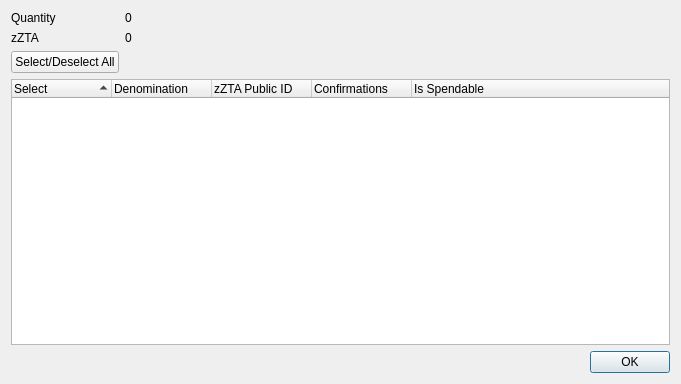
<?xml version="1.0" encoding="UTF-8"?>
<ui version="4.0">
 <class>ZEroticaControlDialog</class>
 <widget class="QDialog" name="ZEroticaControlDialog">
  <property name="geometry">
   <rect>
    <x>0</x>
    <y>0</y>
    <width>681</width>
    <height>384</height>
   </rect>
  </property>
  <property name="minimumSize">
   <size>
    <width>681</width>
    <height>384</height>
   </size>
  </property>
  <property name="windowTitle">
   <string>Select zZTA to Spend</string>
  </property>
  <layout class="QGridLayout" name="gridLayout">
   <item row="0" column="0">
    <layout class="QFormLayout" name="formLayout">
     <property name="sizeConstraint">
      <enum>QLayout::SetDefaultConstraint</enum>
     </property>
     <item row="0" column="0">
      <widget class="QLabel" name="labelQuantity">
       <property name="text">
        <string>Quantity</string>
       </property>
      </widget>
     </item>
     <item row="0" column="1">
      <widget class="QLabel" name="labelQuantity_int">
       <property name="text">
        <string>0</string>
       </property>
      </widget>
     </item>
     <item row="1" column="0">
      <widget class="QLabel" name="labelZErotica">
       <property name="text">
        <string>zZTA</string>
       </property>
      </widget>
     </item>
     <item row="1" column="1">
      <widget class="QLabel" name="labelZErotica_int">
       <property name="text">
        <string>0</string>
       </property>
      </widget>
     </item>
     <item row="2" column="0">
      <widget class="QPushButton" name="pushButtonAll">
       <property name="text">
        <string>Select/Deselect All</string>
       </property>
      </widget>
     </item>
    </layout>
   </item>
   <item row="1" column="0">
    <layout class="QVBoxLayout" name="verticalLayout">
     <item>
      <widget class="QTreeWidget" name="treeWidget">
       <property name="minimumSize">
        <size>
         <width>0</width>
         <height>250</height>
        </size>
       </property>
       <property name="alternatingRowColors">
        <bool>true</bool>
       </property>
       <property name="sortingEnabled">
        <bool>true</bool>
       </property>
       <property name="columnCount">
        <number>5</number>
       </property>
       <attribute name="headerDefaultSectionSize">
        <number>100</number>
       </attribute>
       <column>
        <property name="text">
         <string notr="true">Select</string>
        </property>
       </column>
       <column>
        <property name="text">
         <string notr="true">Denomination</string>
        </property>
       </column>
       <column>
        <property name="text">
         <string notr="true">zZTA Public ID</string>
        </property>
       </column>
       <column>
        <property name="text">
         <string notr="true">Confirmations</string>
        </property>
       </column>
       <column>
        <property name="text">
         <string>Is Spendable</string>
        </property>
       </column>
      </widget>
     </item>
     <item>
      <widget class="QDialogButtonBox" name="buttonBox">
       <property name="orientation">
        <enum>Qt::Horizontal</enum>
       </property>
       <property name="standardButtons">
        <set>QDialogButtonBox::Ok</set>
       </property>
      </widget>
     </item>
    </layout>
   </item>
  </layout>
 </widget>
 <resources/>
 <connections>
  <connection>
   <sender>buttonBox</sender>
   <signal>accepted()</signal>
   <receiver>ZEroticaControlDialog</receiver>
   <slot>accept()</slot>
   <hints>
    <hint type="sourcelabel">
     <x>248</x>
     <y>254</y>
    </hint>
    <hint type="destinationlabel">
     <x>157</x>
     <y>274</y>
    </hint>
   </hints>
  </connection>
  <connection>
   <sender>buttonBox</sender>
   <signal>rejected()</signal>
   <receiver>ZEroticaControlDialog</receiver>
   <slot>reject()</slot>
   <hints>
    <hint type="sourcelabel">
     <x>316</x>
     <y>260</y>
    </hint>
    <hint type="destinationlabel">
     <x>286</x>
     <y>274</y>
    </hint>
   </hints>
  </connection>
 </connections>
</ui>
